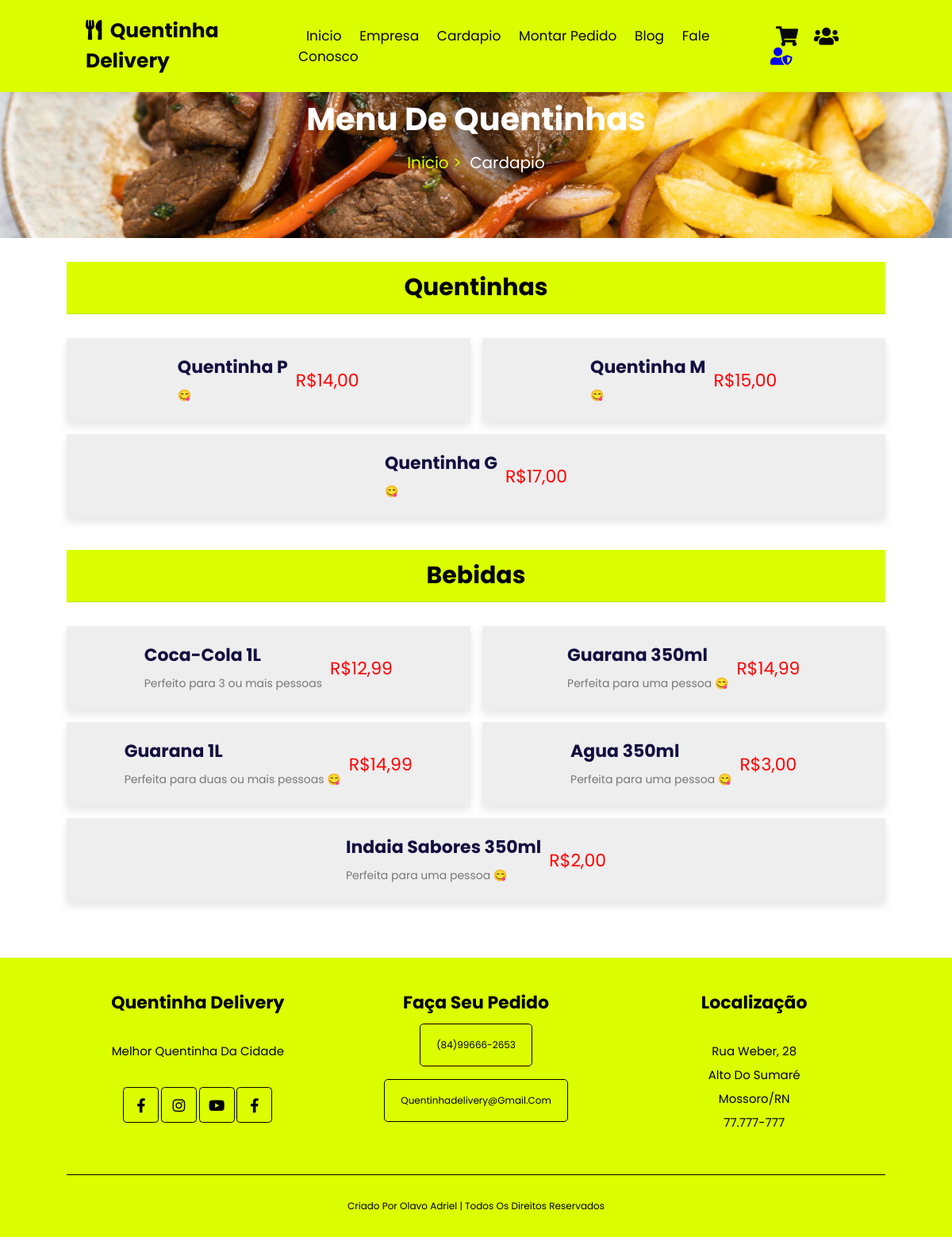
The page /cardapio/ on the database as committed earlier.
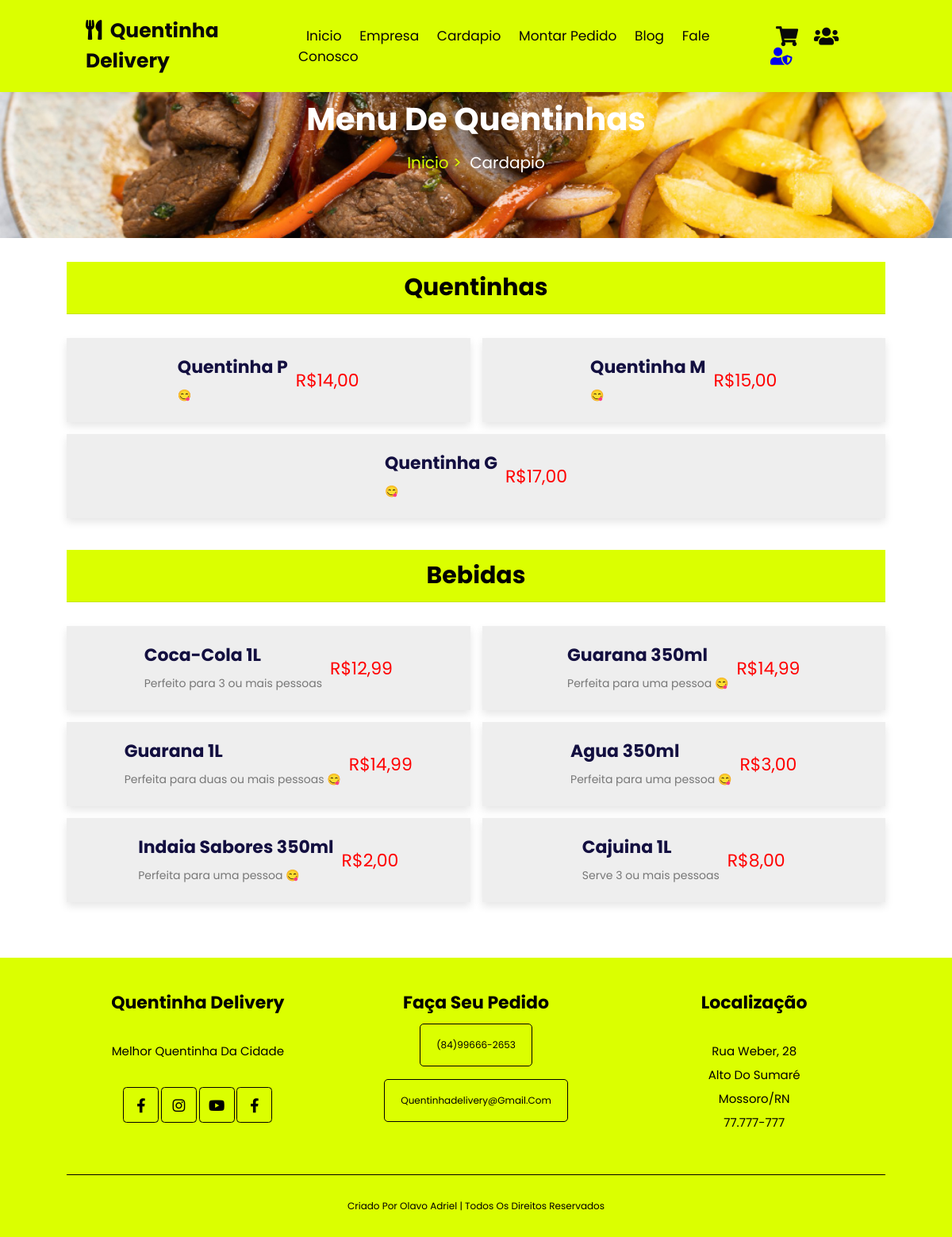
The same page on the database as committed later.
### qdelivery/models.py (models this page shows, shortened)
class Produtos(models.Model):
    TIPO_CHOICES = [
    ('Q', 'Quentinha'),
    ('B', 'Bebidas'),
    ]
    titulo = models.CharField(max_length=255)
    capa = RichTextUploadingField(blank=True , null=True)
    valor = models.DecimalField(max_digits=10, decimal_places=2,blank=True, null=True)
    valor_promo = models.DecimalField(max_digits=10, decimal_places=2,blank=True, null=True)
    descricao = RichTextField(blank=True, null=True)
    tipo = models.CharField(max_length=1, choices=TIPO_CHOICES)
    usuario = models.ForeignKey(User, on_delete=models.CASCADE)
    class Meta:
        verbose_name = "Produto"
        verbose_name_plural = "Produtos"

### qdelivery/views.py (the view)
# urls.py: path('cardapio/', views.cardapio),
def cardapio(request):
    dados = get_object_or_404(Dados, id=1)
    produtos = get_object_or_404(Produtos, id=1)
    quentinhas = Produtos.objects.filter(tipo='Q')
    bebidas = Produtos.objects.filter(tipo='B')
    dados_produto = {
        'dados': dados,
        'produtos': produtos,
        'quentinhas': quentinhas,
        'bebidas': bebidas}
    return render(request, "menu.html", dados_produto)

### qdelivery/models.py (called while the page is built)
    def formatar_wtt(self):
        if self.whatsapp:
            numero = self.whatsapp.replace(" ", "").replace("-", "").replace("(", "").replace(")", "")
            if len(numero) == 10:  # Ex: 8499666265
                return f"55{numero[:2]}{numero[2:]}"
            elif len(numero) == 11:  # Ex: 84996626265
                return f"55{numero[:2]}{numero[2:]}"
            else:
                return numero
        return ""

### qdelivery/templates/menu.html (shortened to what this page needs)
{% extends "base.html" %}
{% load static %}
{% block content %}
<div class="topo-pagina">
    <h1>Menu de Quentinhas</h1>
    <p><a href="/" title="sobre nós">Inicio ></a> Cardapio </p>
</div>
<section class="menu">
    <div class="swiper menu-slider">
        <div class="swiper-wrapper">
            <div class="swiper-slide slider">
                <h3 class="titulo"> Quentinhas</h3>
                <div class="box-container">
                     {% for produto in quentinhas %}
                    <div class="box" data-name="{{produto.id}}">
                        <div class="info">
                            <h3>{{produto.titulo}}</h3>
                            <p>      😋</p>
                        </div>
                        <div class="valor">R${{produto.valor}}</div>
                    </div>
                    {% endfor %}
                </div>
            </div>
            <div class="swiper-slide slider">
                <h3 class="titulo"> Bebidas</h3>
                <div class="box-container">
                    {% for produto in bebidas %}
                    <div class="box" data-name="{{produto.id}}">
                        <div class="info">
                            <h3>{{ produto.titulo}}</h3>
                            <p>{{produto.descricao|safe}}</p>
                        </div>
                        <div class="valor">R${{produto.valor}}</div>
                    </div>
                    {% endfor %}
                </div>
            </div>
        </div>
    </div>
</section>
{% endblock %}

Rows that differ between the two databases and show on the page:
added Produtos: titulo "Cajuina 1L", descricao "Serve 3 ou mais pessoas", valor "8,00", shown under "Bebidas"
